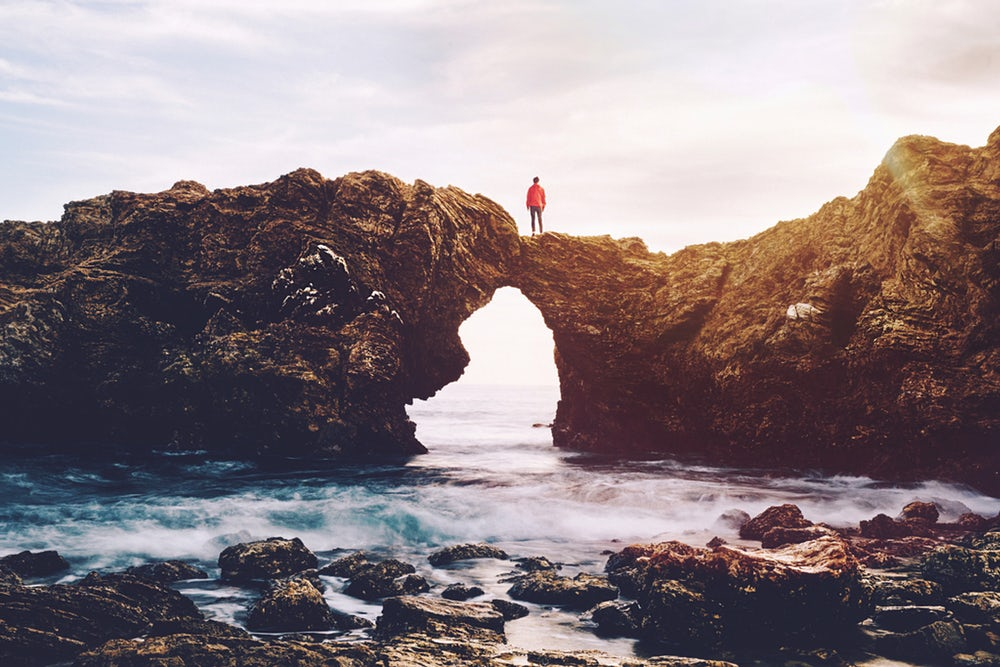
#> input picture images/photo-1.jpg, 1000 x 667 px, found by its file name; its folder holds 4 pictures in this run
$ jupyter execute --allow-errors '4-11 Images.ipynb'   (shell and % lines are left out)
#> lines starting #> are read from the running program, lines starting #| are printed output that depends on the picture
[cell 1]
#Import libraries
import os
import numpy as np
import matplotlib.pyplot as plt
import matplotlib.image as mpimg
import numpy
import PIL
import base64, io, IPython
from PIL import Image as PILImage

[cell 2]
#importing and viewing all images from folder
img_filenames = sorted(os.listdir('The-Data-Visualization-Workshop\Datasets\images'))
imgs = [mpimg.imread(os.path.join('The-Data-Visualization-Workshop\Datasets\images', img_filename)) for img_filename in img_filenames]
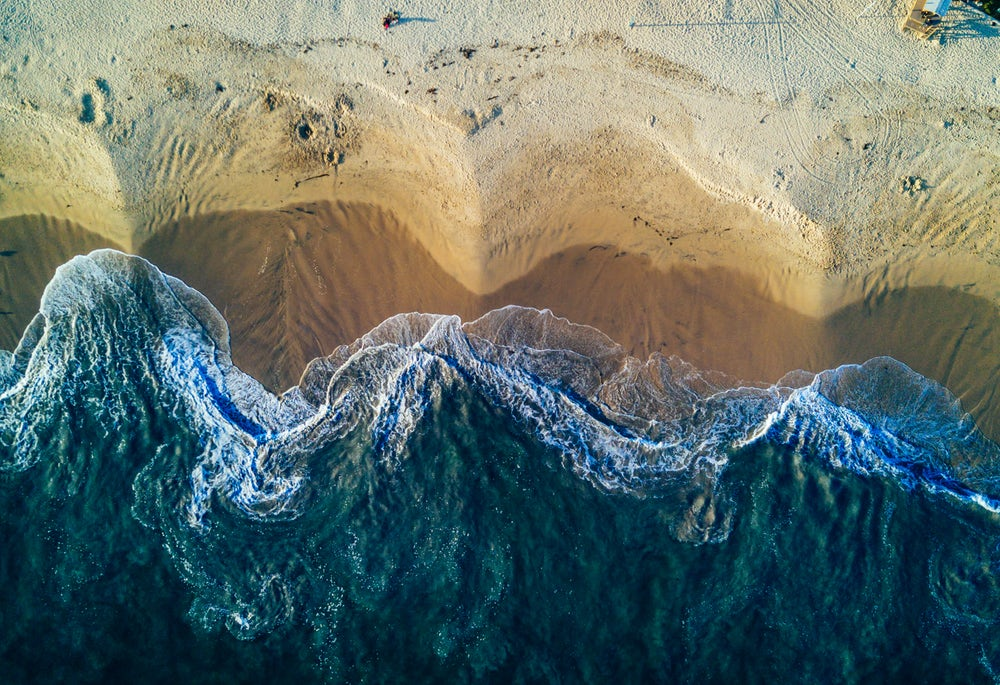
#> input picture images/photo-2.jpg, 1000 x 685 px, found by its file name
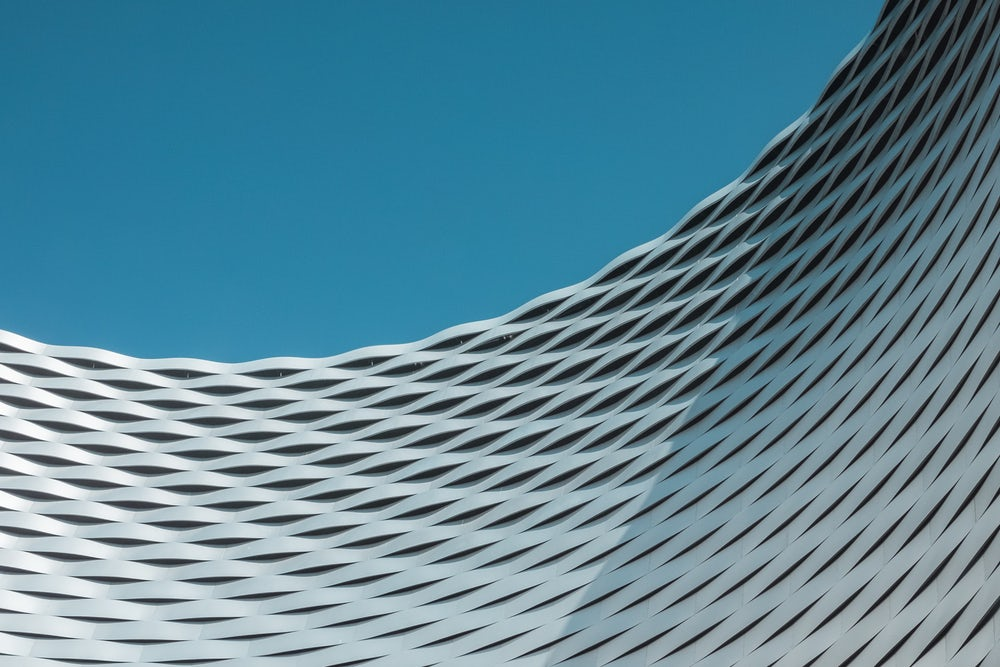
#> input picture images/photo-3.jpg, 1000 x 667 px, found by its file name
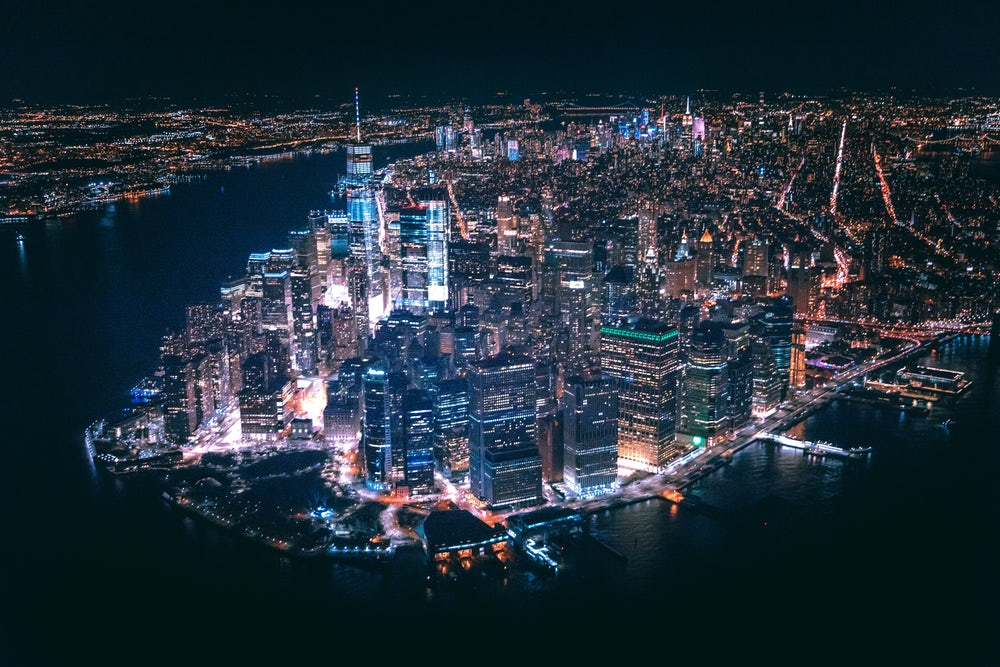
#> input picture images/photo-4.jpg, 1000 x 667 px, found by its file name
#> (the rest of this cell did not finish here and is left out)

[cell 3]
#Converting image to array for analysis purposes
img = PIL.Image.open('The-Data-Visualization-Workshop\Datasets\images\photo-1.jpg').convert("L")
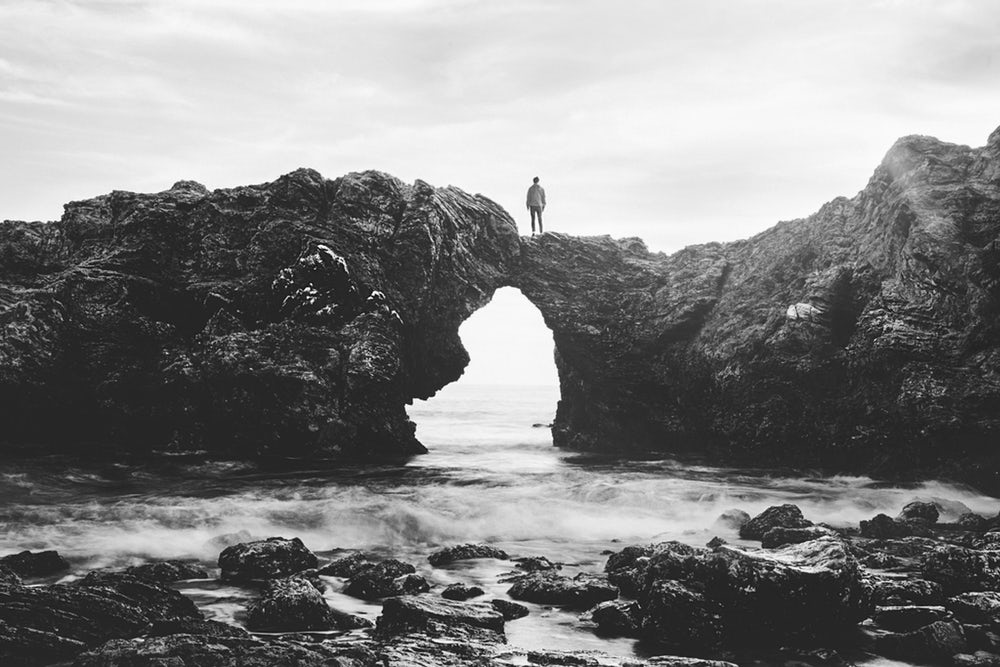
#> img: PIL image 1000x667 L; min 2, max 255, mean 130.7
imgarr = numpy.array(img)
imgarr

[cell 4]
#Converting image to base64 so image file no longer needs to exist
#If sending your code to someone who can't (or doesn't want to) accept images
#Here, we covert to base64, then visualize it from that code (not from the file)
image = PILImage.open("The-Data-Visualization-Workshop\Datasets\images\photo-1.jpg")
#> image is the input picture: PIL image 1000x667 RGB; mean R, G, B 139, 126.5, 130.5
